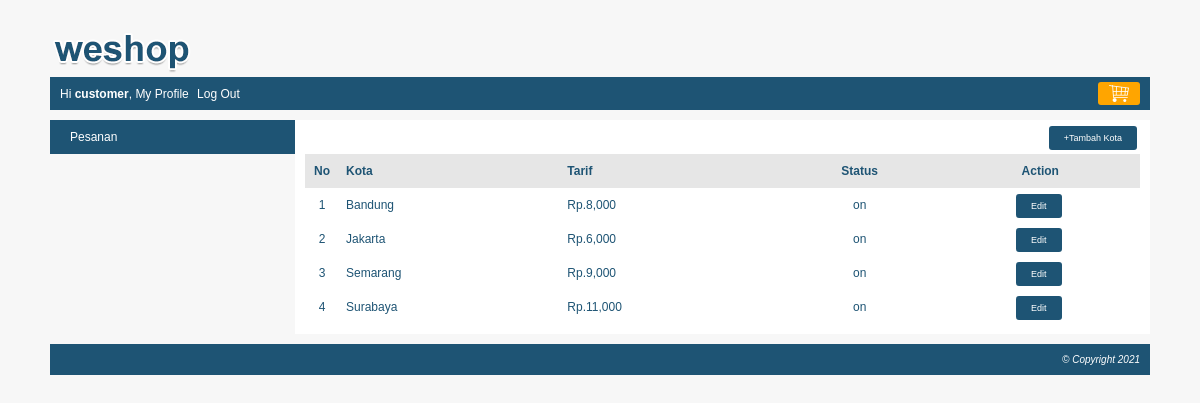
The page /index.php?page=myprofile&module=kota&action=list (signed in) on the database its author committed.
### tables this page shows
CREATE TABLE `kota` (
  `kota_id` int(10) NOT NULL,
  `kota` varchar(150) NOT NULL,
  `tarif` int(10) NOT NULL,
  `status` enum('on','off') NOT NULL
);

### function/helper.php (called while the page is built, shortened)
<?php
	function rupiah ($string = 0){
		$string = "Rp.".number_format($string);
		return $string;
	}

### module/kota/list.php (the view)
<div id="frame-tambah">
    <a class="tombol-action" href="<?php echo BASE_URL."index.php?page=myprofile&module=kota&action=form";?>" class="tombol-action">+Tambah Kota</a>
</div>
<?php
    $queryKota = mysqli_query($connect, "SELECT *FROM kota ORDER BY kota ASC");
    if(mysqli_num_rows($queryKota) == 0){
        echo "<h3>Belum ada daftar Kota</h3>";
    }else{
        echo "<table class='table-list'>";
        echo "<tr class='baris-title'>
                <th class='kolom-nomor'>No</th>
                <th class='kiri'>Kota</th>
                <th class='kiri'>Tarif</th>
                <th class='tengah'>Status</th>
                <th class='tengah'>Action</th>
            </tr>";
            $no = 1;
        while($row = mysqli_fetch_assoc($queryKota)){
            echo "<tr>
                    <td class='kolom-nomor'>$no</td>
                    <td class='kiri'>$row[kota]</td>
                    <td class='kiri'>".rupiah($row['tarif'])."</td>
                    <td class='tengah'>$row[status]</td>
                    <td class='tengah'>
                    <a class='tombol-action' href='".BASE_URL."index.php?page=myprofile&module=kota&action=form&kota_id=$row[kota_id]"."'>Edit</a></td>
                </tr>";
            $no++;
        }
        echo "</table>";
    }
?>

### css/style.css (style rules this page uses)
body { font-family: arial; font-size: 12px; color: #1e5474; background: #F7F7F7; margin: 0px; }
.table-list { width: 100%; border-collapse: collapse; }
.table-list tr.baris-title { background: #E6E6E6; }
.table-list tr th, .table-list tr td { padding: 10px 7px; }
.kolom-nomor { width: 20px; text-align: center; }
.kiri { text-align: left; }
.tengah { text-align: center; }
#frame-tambah { margin-bottom: 10px; text-align: right; }
.tombol-action { background: #1e5474; color: white; text-decoration: none; border-radius: 3px; padding: 7px 15px; margin-right: 3px; font-size: 9px; }

### rows shown on the page
kota: kota "Bandung", tarif "Rp.8,000", status "on"
kota: kota "Jakarta", tarif "Rp.6,000", status "on"
kota: kota "Semarang", tarif "Rp.9,000", status "on"
kota: kota "Surabaya", tarif "Rp.11,000", status "on"

### other values the page prints
$nama "customer"
